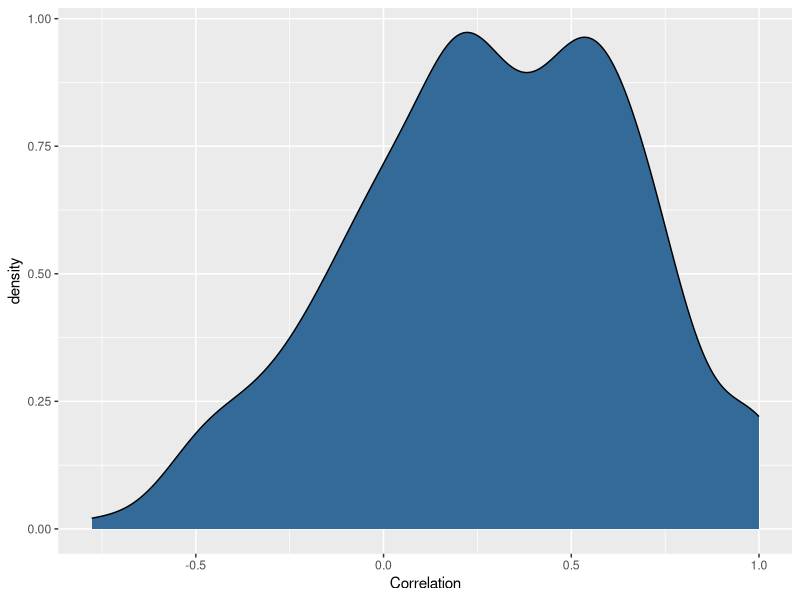
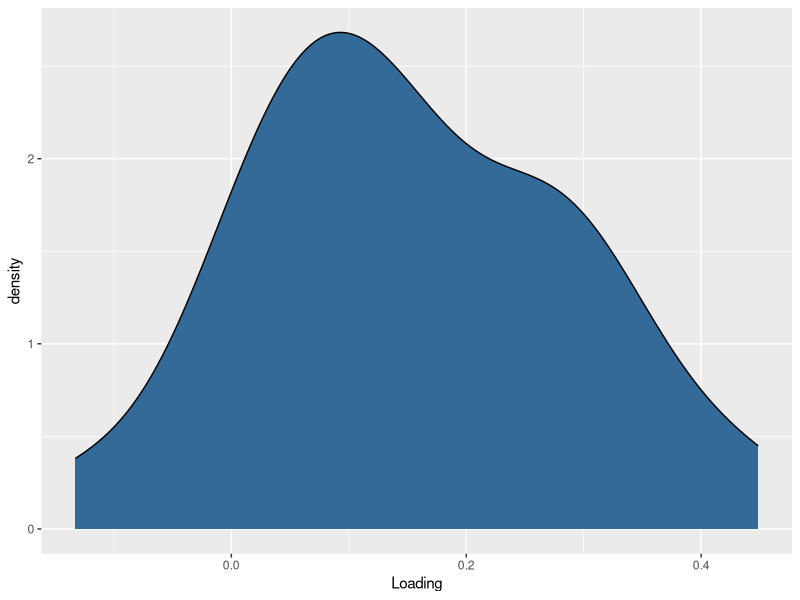
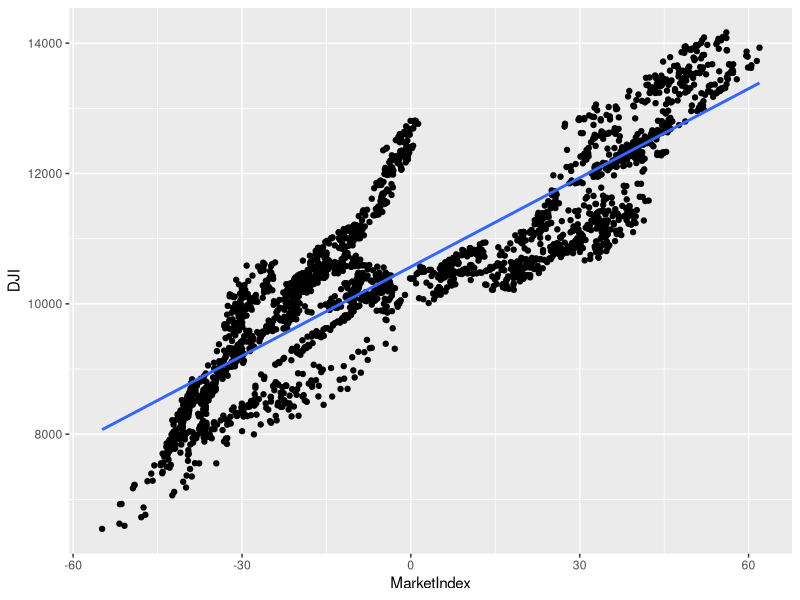
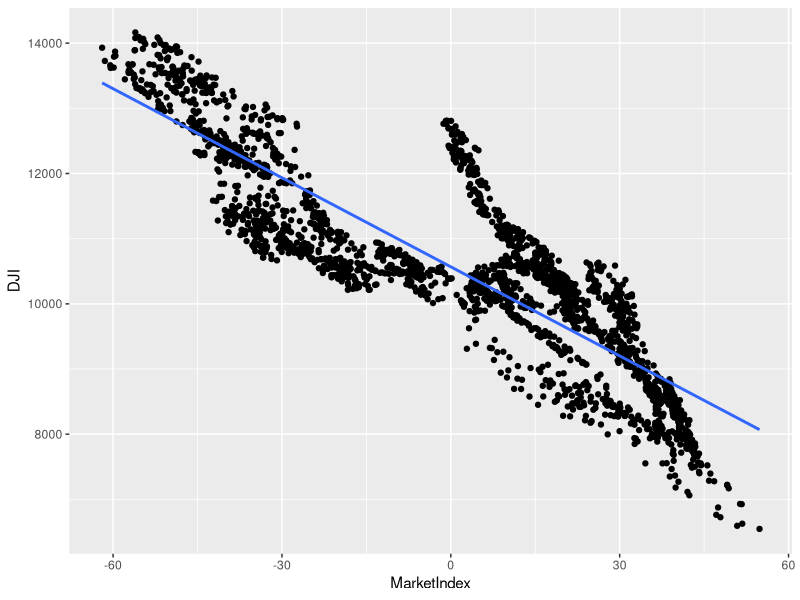
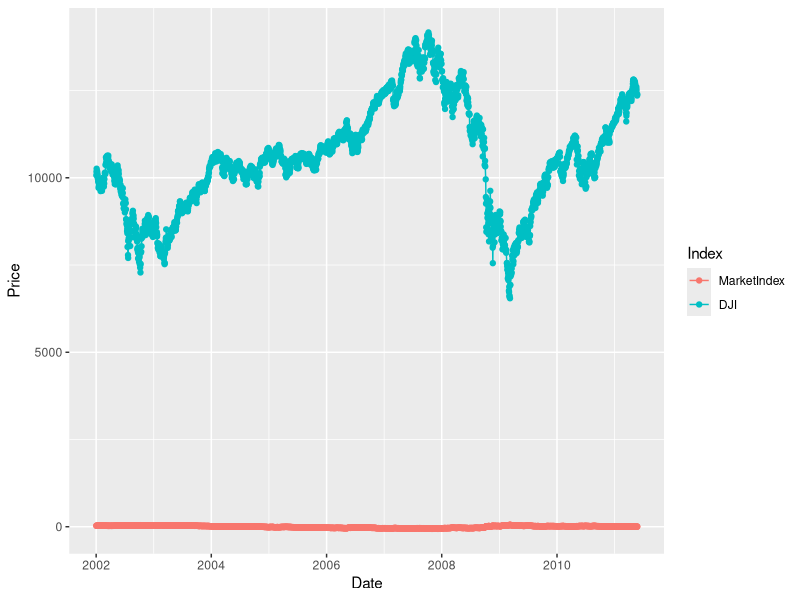
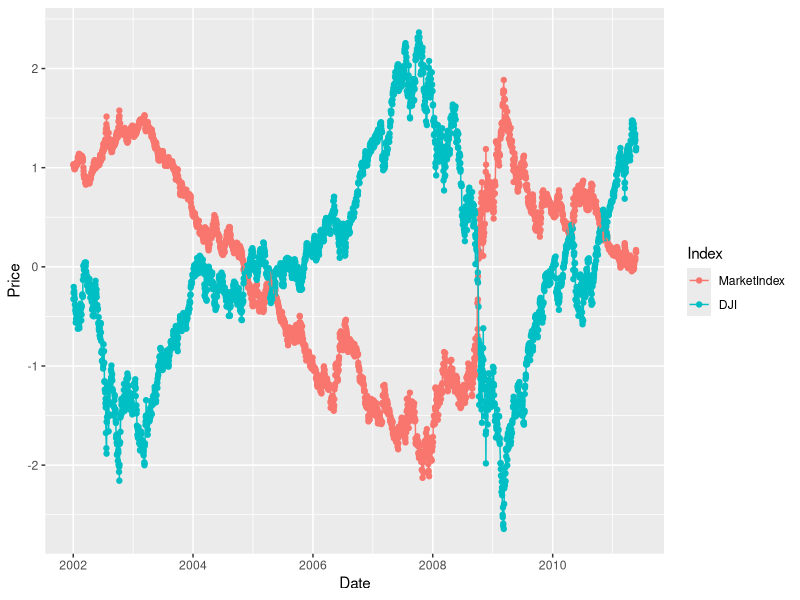

The R source for these figures, in order:
# File-Name:       chapter08.R           
# Date:            2012-02-10                                
# Author:          Drew Conway (drew.conway@nyu.edu) and John Myles White (jmw@johnmyleswhite.com)                                                                    
# Purpose:         
# Data Used:       data/DJI.csv, data/stock_prices.csv
# Packages Used:   ggplot2, lubridate, reshape

# All source code is copyright (c) 2012, under the Simplified BSD License.  
# For more information on FreeBSD see: http://www.opensource.org/licenses/bsd-license.php

# All images and materials produced by this code are licensed under the Creative Commons 
# Attribution-Share Alike 3.0 United States License: http://creativecommons.org/licenses/by-sa/3.0/us/

# All rights reserved.

# NOTE: If you are running this in the R console you must use the 'setwd' command to set the 
# working directory for the console to whereever you have saved this file prior to running.
# Otherwise you will see errors when loading data or saving figures!

library('ggplot2')

# First code snippet
prices <- read.csv(file.path('data', 'stock_prices.csv'))

prices[1, ]
# Date Stock Close
#1 2011-05-25 DTE 51.12

# Second code snippet
library('lubridate')

prices <- transform(prices, Date = ymd(Date))

# Third code snippet
library('reshape')

date.stock.matrix <- cast(prices, Date ~ Stock, value = 'Close')

# Fourth code snippet
prices <- subset(prices, Date != ymd('2002-02-01'))
prices <- subset(prices, Stock != 'DDR')

date.stock.matrix <- cast(prices, Date ~ Stock, value = 'Close')

# Fifth code snippet
cor.matrix <- cor(date.stock.matrix[,2:ncol(date.stock.matrix)])
correlations <- as.numeric(cor.matrix)

ggplot(data.frame(Correlation = correlations),
  aes(x = Correlation, fill = 1)) +
  geom_density() +
  theme(legend.position = 'none')

# Sixth code snippet
pca <- princomp(date.stock.matrix[,2:ncol(date.stock.matrix)])

# Seventh code snippet
#Call:
#princomp(x = date.stock.matrix[, 2:ncol(date.stock.matrix)])
#Standard deviations:
#Comp.1 Comp.2 Comp.3 Comp.4 Comp.5 Comp.6 Comp.7
#29.1001249 20.4403404 12.6726924 11.4636450 8.4963820 8.1969345 5.5438308
#Comp.8 Comp.9 Comp.10 Comp.11 Comp.12 Comp.13 Comp.14
#5.1300931 4.7786752 4.2575099 3.3050931 2.6197715 2.4986181 2.1746125
#Comp.15 Comp.16 Comp.17 Comp.18 Comp.19 Comp.20 Comp.21
#1.9469475 1.8706240 1.6984043 1.6344116 1.2327471 1.1280913 0.9877634
#Comp.22 Comp.23 Comp.24
#0.8583681 0.7390626 0.4347983
#24 variables and 2366 observations.

# Eighth code snippet
principal.component <- pca$loadings[, 1]

# Ninth code snippet
loadings <- as.numeric(principal.component)

ggplot(data.frame(Loading = loadings),
  aes(x = Loading, fill = 1)) +
  geom_density() +
  theme(legend.position = 'none')

# Tenth code snippet
market.index <- predict(pca)[, 1]

# Eleventh code snippet
dji.prices <- read.csv(file.path('data', 'DJI.csv'))
dji.prices <- transform(dji.prices, Date = ymd(Date))

# Twelfth code snippet
dji.prices <- subset(dji.prices, Date > ymd('2001-12-31'))
dji.prices <- subset(dji.prices, Date != ymd('2002-02-01'))

# Thirteenth code snippet
dji <- with(dji.prices, rev(Close))
dates <- with(dji.prices, rev(Date))

# Fourteenth code snippet
comparison <- data.frame(Date = dates,
                         MarketIndex = market.index,
                         DJI = dji)

ggplot(comparison, aes(x = MarketIndex, y = DJI)) +
  geom_point() +
  geom_smooth(method = 'lm', se = FALSE)

# Fifteenth code snippet
comparison <- transform(comparison, MarketIndex = -1 * MarketIndex)

# Sixteenth code snippet
ggplot(comparison, aes(x = MarketIndex, y = DJI)) +
  geom_point() +
  geom_smooth(method = 'lm', se = FALSE)

# Seventeenth code snippet
alt.comparison <- melt(comparison, id.vars = 'Date')

names(alt.comparison) <- c('Date', 'Index', 'Price')

ggplot(alt.comparison,
       aes(x = Date, y = Price, group = Index, color = Index)) +
  geom_point() +
  geom_line()

# Eighteenth code snippet
comparison <- transform(comparison, MarketIndex = scale(MarketIndex))
comparison <- transform(comparison, DJI = scale(DJI))

alt.comparison <- melt(comparison, id.vars = 'Date')

names(alt.comparison) <- c('Date', 'Index', 'Price')

ggplot(alt.comparison, aes(x = Date, y = Price, group = Index, color = Index)) +
  geom_point() +
  geom_line()
